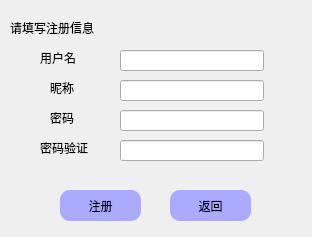
<?xml version="1.0" encoding="UTF-8"?>
<ui version="4.0">
 <class>RegisterDialog</class>
 <widget class="QDialog" name="RegisterDialog">
  <property name="geometry">
   <rect>
    <x>0</x>
    <y>0</y>
    <width>312</width>
    <height>237</height>
   </rect>
  </property>
  <property name="windowTitle">
   <string>注册</string>
  </property>
  <property name="styleSheet">
   <string notr="true">QDialog{
	
	
	background-image: url(:/new/icon/images/26.jpg);
}</string>
  </property>
  <widget class="QLineEdit" name="UsernameLineEdit">
   <property name="geometry">
    <rect>
     <x>120</x>
     <y>50</y>
     <width>144</width>
     <height>21</height>
    </rect>
   </property>
   <property name="sizePolicy">
    <sizepolicy hsizetype="Fixed" vsizetype="Fixed">
     <horstretch>0</horstretch>
     <verstretch>0</verstretch>
    </sizepolicy>
   </property>
  </widget>
  <widget class="QLabel" name="NicknameLabel">
   <property name="geometry">
    <rect>
     <x>50</x>
     <y>80</y>
     <width>30</width>
     <height>16</height>
    </rect>
   </property>
   <property name="text">
    <string>昵称</string>
   </property>
  </widget>
  <widget class="QLineEdit" name="NicknameLineEdit">
   <property name="geometry">
    <rect>
     <x>120</x>
     <y>80</y>
     <width>144</width>
     <height>21</height>
    </rect>
   </property>
   <property name="sizePolicy">
    <sizepolicy hsizetype="Fixed" vsizetype="Fixed">
     <horstretch>0</horstretch>
     <verstretch>0</verstretch>
    </sizepolicy>
   </property>
  </widget>
  <widget class="QLabel" name="PasswordLabel">
   <property name="geometry">
    <rect>
     <x>50</x>
     <y>110</y>
     <width>30</width>
     <height>16</height>
    </rect>
   </property>
   <property name="text">
    <string>密码</string>
   </property>
  </widget>
  <widget class="QLineEdit" name="PasswordLineEdit">
   <property name="geometry">
    <rect>
     <x>120</x>
     <y>110</y>
     <width>144</width>
     <height>21</height>
    </rect>
   </property>
   <property name="sizePolicy">
    <sizepolicy hsizetype="Fixed" vsizetype="Fixed">
     <horstretch>0</horstretch>
     <verstretch>0</verstretch>
    </sizepolicy>
   </property>
   <property name="echoMode">
    <enum>QLineEdit::Password</enum>
   </property>
  </widget>
  <widget class="QLabel" name="PasswordCheckLabel">
   <property name="geometry">
    <rect>
     <x>40</x>
     <y>140</y>
     <width>60</width>
     <height>16</height>
    </rect>
   </property>
   <property name="text">
    <string>密码验证</string>
   </property>
  </widget>
  <widget class="QLineEdit" name="PasswordCheckLineEdit">
   <property name="geometry">
    <rect>
     <x>120</x>
     <y>140</y>
     <width>144</width>
     <height>21</height>
    </rect>
   </property>
   <property name="sizePolicy">
    <sizepolicy hsizetype="Fixed" vsizetype="Fixed">
     <horstretch>0</horstretch>
     <verstretch>0</verstretch>
    </sizepolicy>
   </property>
   <property name="echoMode">
    <enum>QLineEdit::Password</enum>
   </property>
  </widget>
  <widget class="QLabel" name="UsernameLabel">
   <property name="geometry">
    <rect>
     <x>40</x>
     <y>50</y>
     <width>45</width>
     <height>16</height>
    </rect>
   </property>
   <property name="text">
    <string>用户名</string>
   </property>
  </widget>
  <widget class="QLabel" name="StatusLabel">
   <property name="geometry">
    <rect>
     <x>10</x>
     <y>20</y>
     <width>105</width>
     <height>16</height>
    </rect>
   </property>
   <property name="text">
    <string>请填写注册信息</string>
   </property>
  </widget>
  <widget class="QPushButton" name="RegisterButton">
   <property name="geometry">
    <rect>
     <x>60</x>
     <y>190</y>
     <width>81</width>
     <height>31</height>
    </rect>
   </property>
   <property name="sizePolicy">
    <sizepolicy hsizetype="Fixed" vsizetype="Fixed">
     <horstretch>0</horstretch>
     <verstretch>0</verstretch>
    </sizepolicy>
   </property>
   <property name="styleSheet">
    <string notr="true">QPushButton{border-radius:10px;
font: 9pt &quot;Consolas&quot;;
	background-color: rgb(170, 170, 255);
}
QPushButton:hover{
background-color:rgba(100,255,100,100);
border-color:rgba(255,225,255,200);
color:rgba(0,0,0,200);
}
QPushButton:pressed{
background-color:rgba(100,255,100,200);
border-color:rgba(255,225,255,30);
border-style:inset;
color:rgba(0,0,0,100);
}
</string>
   </property>
   <property name="text">
    <string>注册</string>
   </property>
  </widget>
  <widget class="QPushButton" name="BackButton">
   <property name="geometry">
    <rect>
     <x>170</x>
     <y>190</y>
     <width>81</width>
     <height>31</height>
    </rect>
   </property>
   <property name="sizePolicy">
    <sizepolicy hsizetype="Fixed" vsizetype="Fixed">
     <horstretch>0</horstretch>
     <verstretch>0</verstretch>
    </sizepolicy>
   </property>
   <property name="styleSheet">
    <string notr="true">QPushButton{border-radius:10px;
font: 9pt &quot;Consolas&quot;;
	background-color: rgb(170, 170, 255);
}
QPushButton:hover{
background-color:rgba(100,255,100,100);
border-color:rgba(255,225,255,200);
color:rgba(0,0,0,200);
}
QPushButton:pressed{
background-color:rgba(100,255,100,200);
border-color:rgba(255,225,255,30);
border-style:inset;
color:rgba(0,0,0,100);
}
</string>
   </property>
   <property name="text">
    <string>返回</string>
   </property>
  </widget>
 </widget>
 <resources/>
 <connections/>
</ui>
